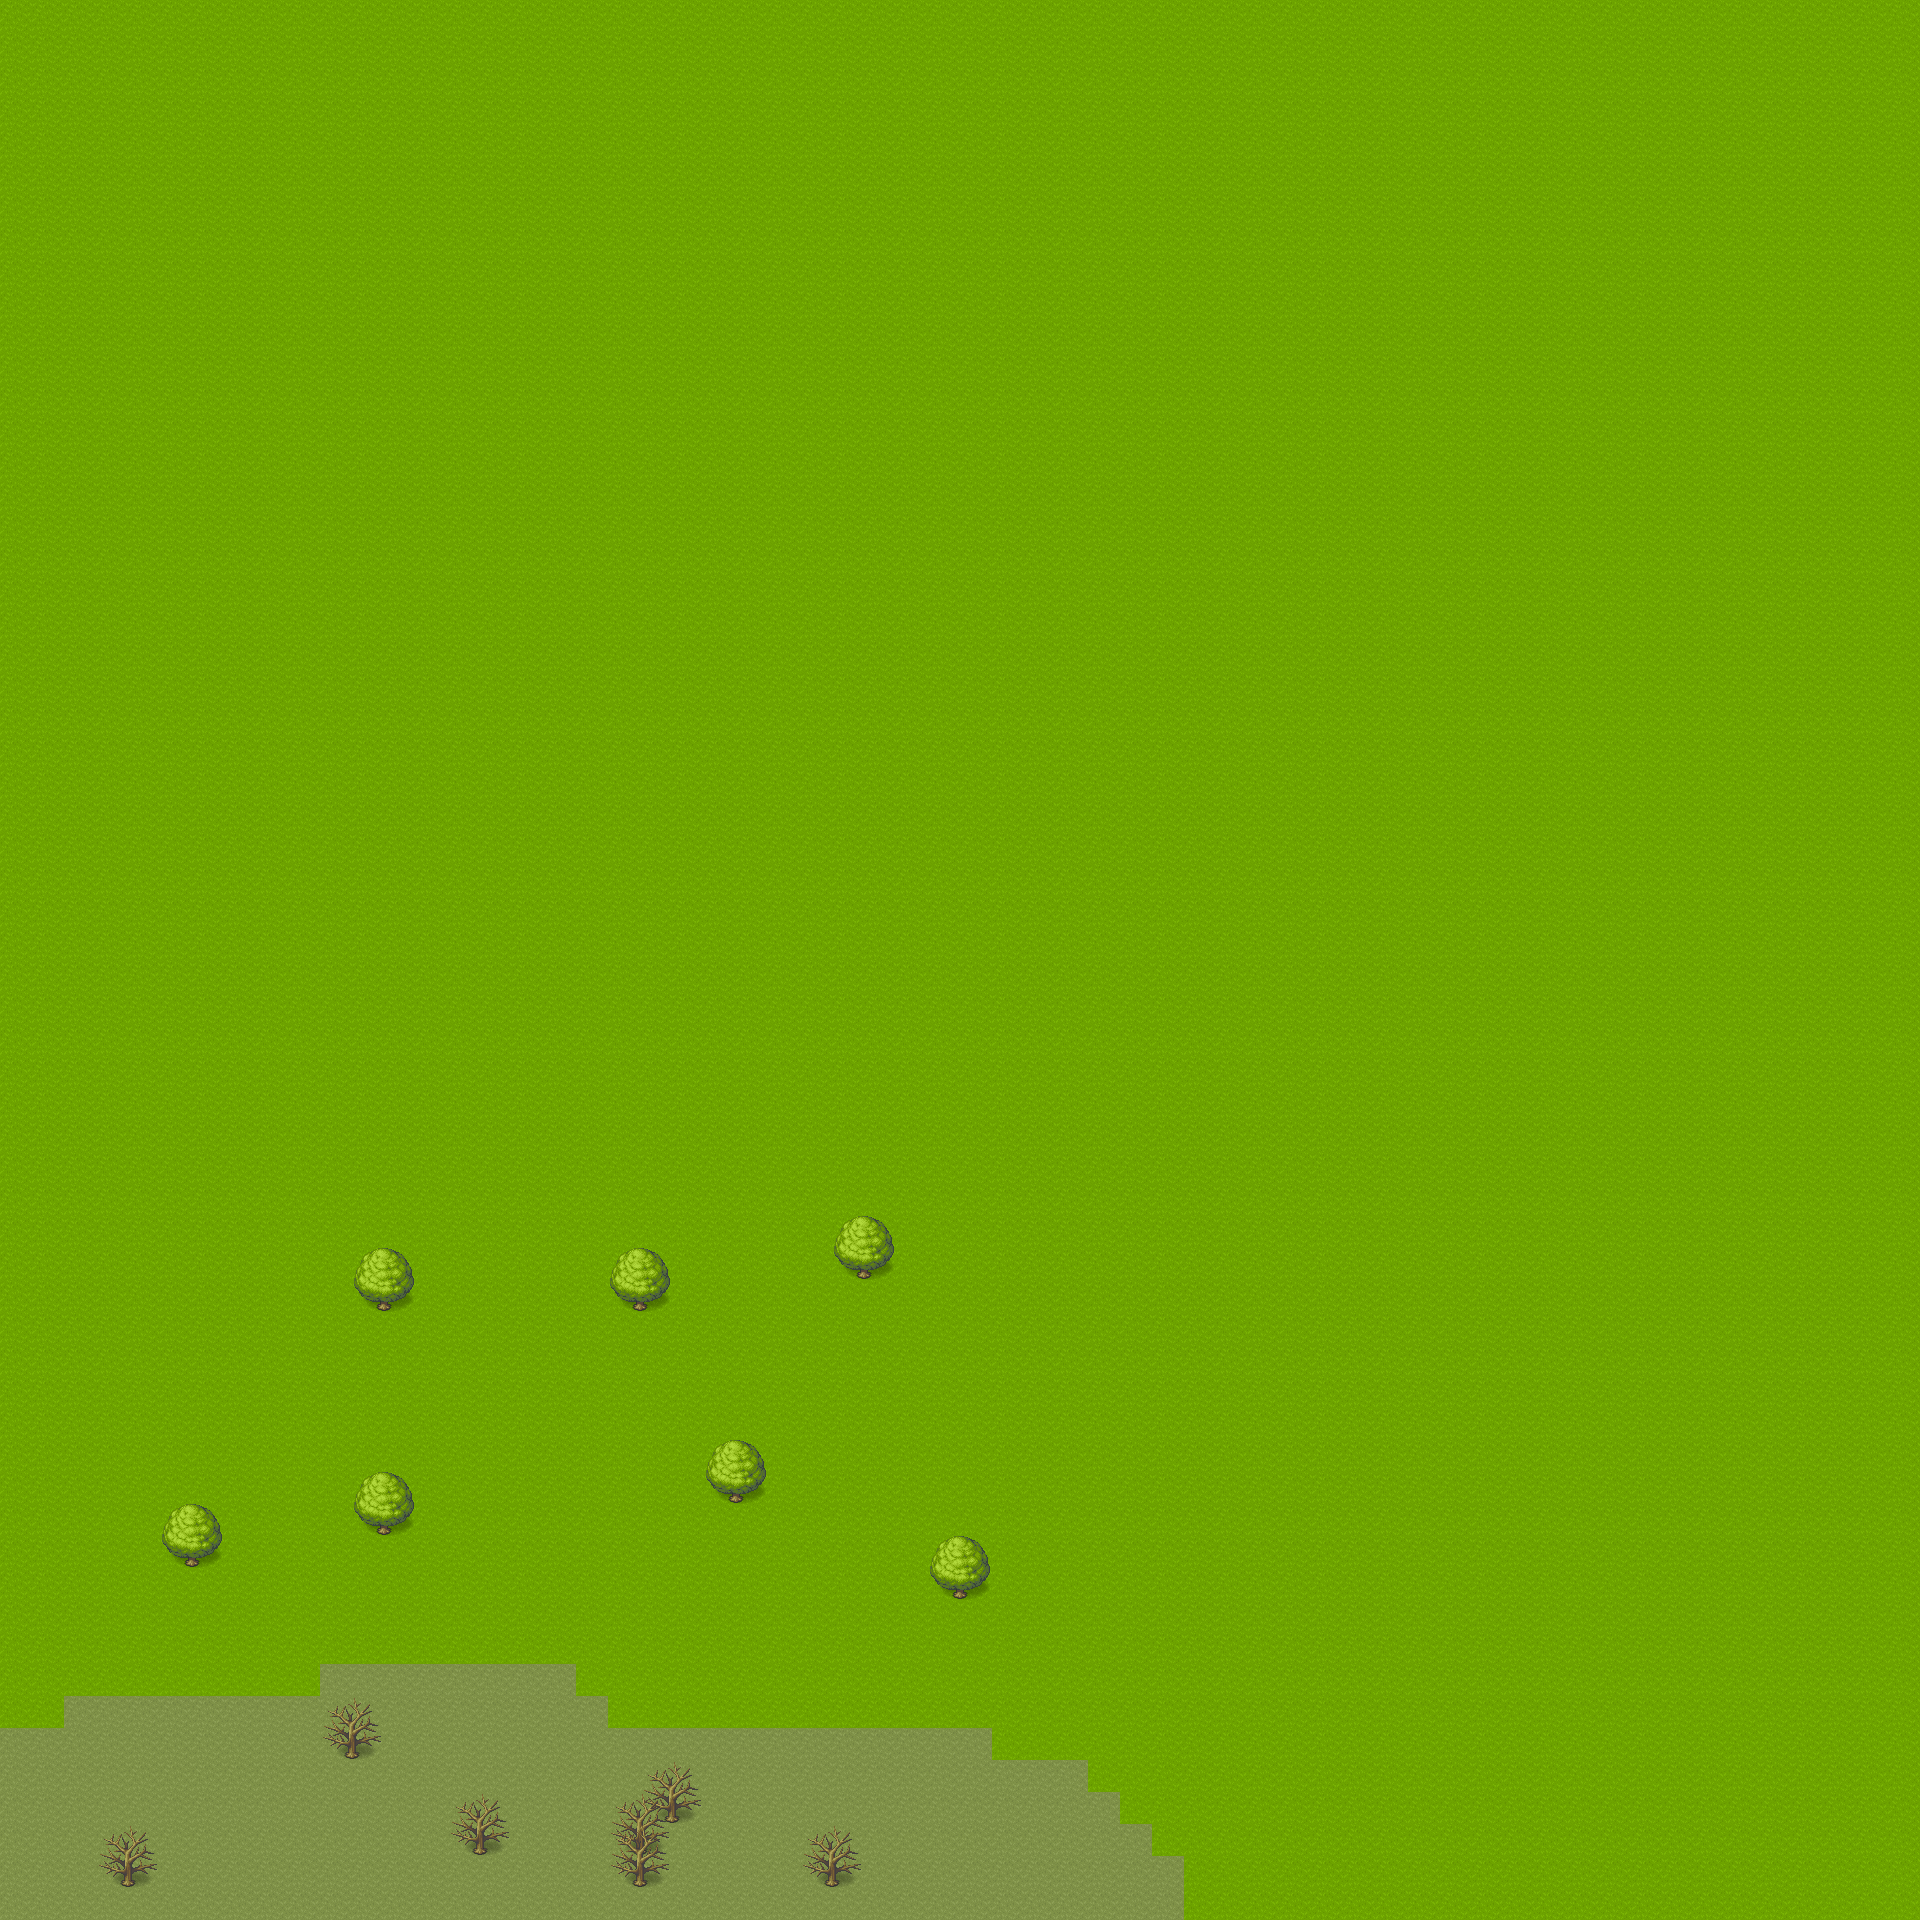

Below is a game level as drawn by its tile map, then a one-line description and the .tmx that defines it (tile-layer data replaced by summaries):
An orthogonal 60x60 tile map with 32x32 px tiles, 2 tile layers (Ground, Trees).

<map version="1.5" tiledversion="1.7.2" orientation="orthogonal" renderorder="right-down" width="60" height="60" tilewidth="32" tileheight="32" infinite="0" nextlayerid="3" nextobjectid="1">
 <tileset firstgid="1" source="TSX/Base.tsx" />
 <layer id="1" name="Ground" width="60" height="60">
  <data>[3600 cells, 3600 non-empty, 2 distinct tile ids]</data>
 </layer>
 <layer id="2" name="Trees" width="60" height="60">
  <data>[3600 cells, 53 non-empty, 11 distinct tile ids]</data>
 </layer>
</map>
